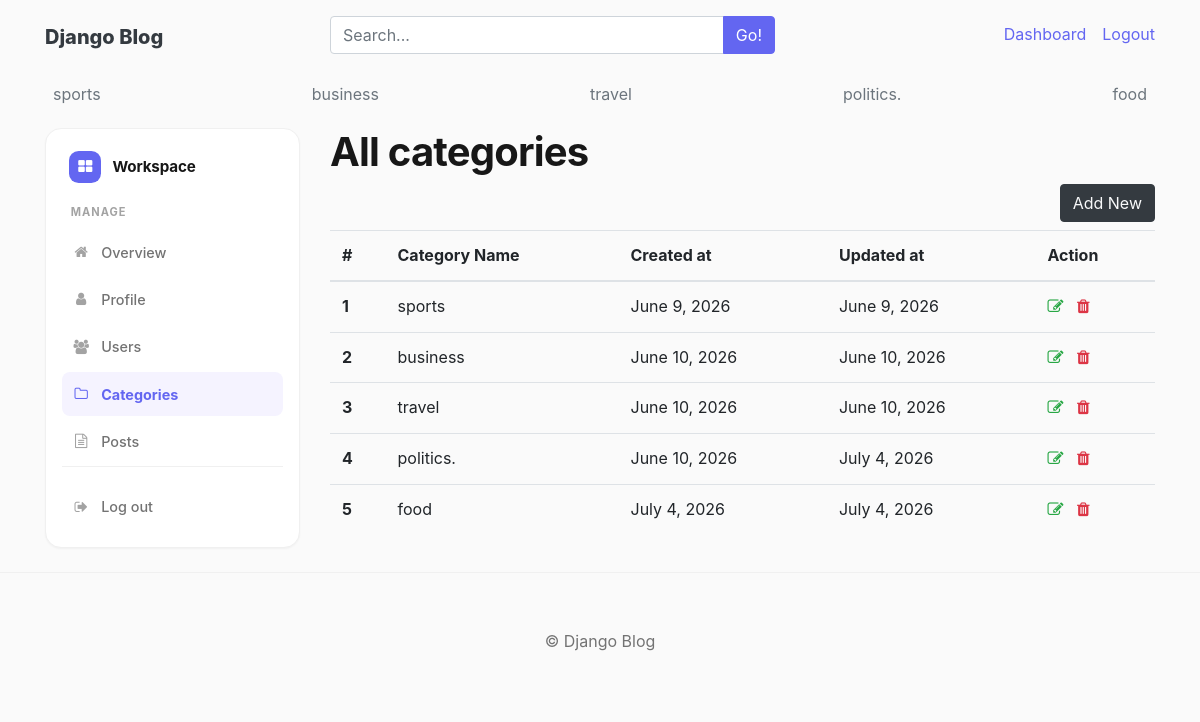
Screenshot of /dashboard/categories/ (signed in) with the database file from the repository.
### blogs/models.py (models this page shows)
class Category(models.Model):
    category_name = models.CharField(max_length=50, unique=True)
    created_at = models.DateField(auto_now_add=True)
    updated_at = models.DateField(auto_now=True)
    def __str__(self):
        return self.category_name
    class Meta:
        verbose_name_plural = 'categories'

### dashboards/views.py (the view)
# urls.py: path('categories/',views.categories,name='categories'),
def categories(request):
    require_staff(request.user)
    return render(request,'dashboard/categories.html')

### blogs/context_processors.py (called while the page is built)
def get_categories(request):
    categories=Category.objects.all()
    blog_suggestions = Blog.objects.filter(status='Published').order_by('title').values_list('title', flat=True)
    return dict(categories=categories, blog_suggestions=blog_suggestions)

### dashboards/views.py (called while the page is built)
def require_staff(user):
    if not user.is_authenticated or not user.is_staff:
        raise PermissionDenied

### templates/dashboard/categories.html (shortened to what this page needs)
{% extends 'base.html' %}
{% block content %}
<div class="row">
    {% include 'dashboard/sidebar.html' %}
    <div class="col-md-9">
        <h1>All categories</h1>
        {% if user.is_staff %}<a href="{%url 'add_category'%}" class="btn btn-dark text-light float-right mb-2">Add New</a>{% endif %}
        <table class="table table-hover">
  <thead>
    <tr>
      <th >#</th>
      <th >Category Name</th>
      <th >Created at</th>
      <th >Updated at</th>
      <th>Action</th>
    </tr>
  </thead>
  <tbody>
    {%for cat in categories%}
    <tr>
      <th >{{forloop.counter}}</th>
      <td>{{cat}}</td>
      <td>{{cat.created_at}}</td>
      <td>{{cat.updated_at}}</td>
      <td>
        {% if user.is_staff %}
        <a href="{%url 'edit_category' cat.id%}"><i class="fa fa-edit text-success"></i></a>
        <a href="{%url 'delete_category' cat.id%}"><i class="fa fa-trash text-danger"></i></a>
        {% endif %}
    </td>
    </tr>
    {%endfor%}
  </tbody>
</table>
    </div>
</div>
{% endblock %}

### templates/base.html (shortened to what this page needs)
{% load static %}
<!DOCTYPE html>
<html lang="en">
<head>
    <link rel="stylesheet"
          href="https://cdn.jsdelivr.net/npm/bootstrap@4.6.2/dist/css/bootstrap.min.css">
    <link href="{% static 'CSS/blog.css' %}" rel="stylesheet">
    <link href="https://maxcdn.bootstrapcdn.com/font-awesome/4.7.0/css/font-awesome.min.css" rel="stylesheet">
</head>
<body>
<div class="container">
    <header class="blog-header py-3">
        <div class="row justify-content-between align-items-center">
            <div class="col-12 col-md-3 pt-1 text-center text-md-left">
                <a class="blog-header-logo text-dark" href="/">
                    Django Blog
                </a>
            </div>
            <div class="col-12 col-md-5 my-2 my-md-0">
                <form method="get" action="{% url 'search' %}">
                    <div class="input-group">
                        <input type="text"
                               class="form-control"
                               name="q"
                               value="{{ keyword }}"
                               list="header-blog-title-suggestions"
                               placeholder="Search...">
                        <span class="input-group-append">
                            <button class="btn btn-primary" type="submit">
                                Go!
                            </button>
                        </span>
                    </div>
                </form>
            </div>
            <div class="col-12 col-md-4 d-flex justify-content-center justify-content-md-end align-items-center">
                {% if not user.is_authenticated %}
                    <a class="btn btn-sm btn-warning" href="{% url 'login' %}">
                        Login
                    </a>
                    &nbsp;
                    <a class="btn btn-sm btn-outline-secondary" href="{% url 'register' %}">
                        Register
                    </a>
                {% elif user.is_authenticated %}
                    <span>
                        <a href="{% url 'dashboard' %}">
                            Dashboard
                        </a>
                    </span>
                    <span>
                        <a href="{% url 'logout' %}">
                            Logout
                        </a>
                    </span>
                {% else %}
                    <span>
                        <a href="{% url 'logout' %}">
                            Logout
                        </a>
                    </span>
                {% endif %}
            </div>
        </div>
    </header>
    <div class="nav-scroller py-1 mb-2">
        <nav class="nav d-flex justify-content-between">
            {% for cat in categories %}
                <a class="p-2 text-muted"
                   href="{% url 'posts_by_category' cat.id %}">
                    {{ cat.category_name }}
                </a>
            {% endfor %}
        </nav>
    </div>
    {% block content %}
    {% endblock %}
</div>
<footer class="blog-footer">
    <p class="mt-3">
        © {{ now.year }} Django Blog
    </p>
</footer>
</body>
</html>

### blog_main/static/CSS/blog.css (style rules this page uses)
:root { --color-bg: #fafafa; --color-surface: #ffffff; --color-text: #171717; --color-text-muted: #737373; --color-text-light: #a3a3a3; --color-border: #e5e5e5; --color-border-light: #f0f0f0; --color-accent: #6366f1; --color-accent-hover: #4f46e5; --color-accent-light: #eef2ff; --color-accent-subtle:#f5f3ff; --radius-sm: 8px; --radius-md: 12px; --radius-lg: 16px; --radius-xl: 20px; --radius-pill:999px; --shadow-xs: 0 1px 2px rgba(0, 0, 0, 0.04); --shadow-sm: 0 1px 3px rgba(0, 0, 0, 0.06), 0 1px 2px rgba(0, 0, 0, 0.04); --shadow-md: 0 4px 12px rgba(0, 0, 0, 0.08); --shadow-lg: 0 8px 24px rgba(0, 0, 0, 0.10); --font-sans: 'Inter', system-ui, -apple-system, sans-serif; --transition: 0.2s ease; }
*, *::before, *::after { box-sizing: border-box; }
body { font-family: var(--font-sans); font-size: 1rem; line-height: 1.6; color: var(--color-text); background-color: var(--color-bg); -webkit-font-smoothing: antialiased; -moz-osx-font-smoothing: grayscale; }
h1, h2, h3, h4, h5, h6 { font-family: var(--font-sans); font-weight: 700; letter-spacing: -0.02em; color: var(--color-text); }
a { color: var(--color-accent); text-decoration: none; transition: color var(--transition); }
.btn-primary { background-color: var(--color-accent) !important; border-color: var(--color-accent) !important; }
.blog-header-logo { font-family: var(--font-sans); font-size: 1.25rem; font-weight: 800; }
.blog-footer { padding: 2.5rem 0; color: var(--color-text-muted); text-align: center; background-color: var(--color-bg); border-top: 1px solid var(--color-border-light); }
.blog-footer p:last-child { margin-bottom: 0; }

### rows the page displays
Category: category_name "sports", created_at "June 9, 2026", updated_at "June 9, 2026"
Category: category_name "business", created_at "June 10, 2026", updated_at "June 10, 2026"
Category: category_name "travel", created_at "June 10, 2026", updated_at "June 10, 2026"
Category: category_name "politics.", created_at "June 10, 2026", updated_at "July 4, 2026"
Category: category_name "food", created_at "July 4, 2026", updated_at "July 4, 2026"
